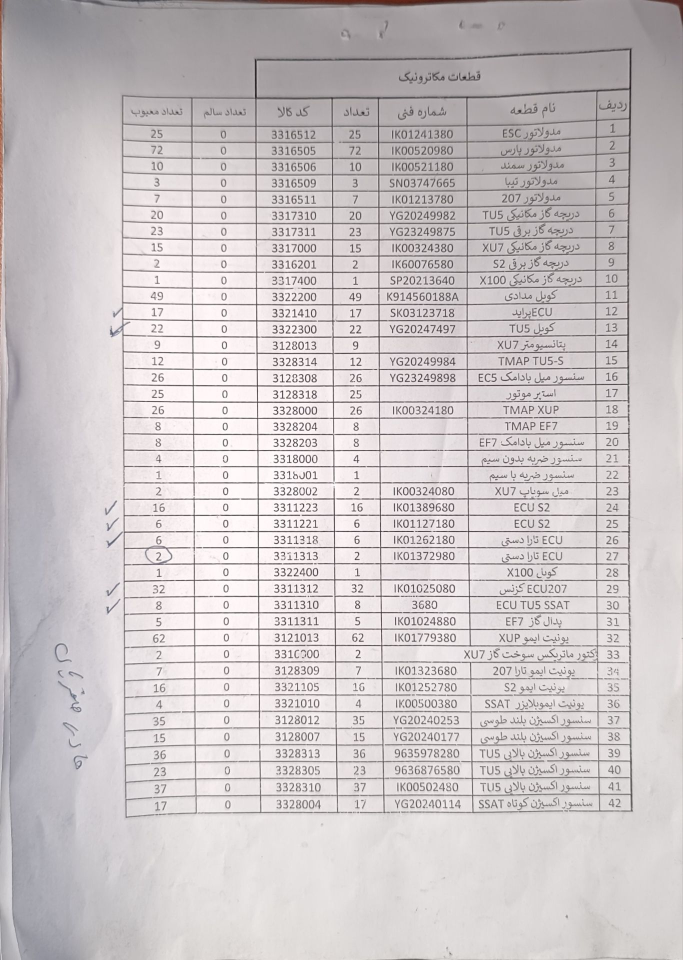
#> input picture IMG_20260909_094503.jpg, 1365 x 1920 px (shown at 1/2 size)
$ python -i orientation.py   (imports and definitions only)
#> lines starting #> are read from the running program, lines starting #| are printed output that depends on the picture; after the words box and inside, x2 and y2 are one past the last pixel; in counts of white or black regions, pixels touching at a corner belong together
### windows_app/TABDIL/util.py
# -*- coding: utf-8 -*-
"""ابزارهای عمومی: مسیرها، نرمال‌سازی متن فارسی، فونت و ..."""
import os
import sys
import re

APP_NAME = "TABDIL"
OUTPUT_FONT = "Calibri"  # طبق خواسته کاربر: همه خروجی‌ها با فونت Calibri


def app_base_dir() -> str:
    """مسیر ریشه برنامه (هم در حالت اجرای عادی، هم در حالت فایل exe ساخته‌شده با PyInstaller)."""
    if getattr(sys, "frozen", False):  # PyInstaller
        return os.path.dirname(sys.executable)
    return os.path.dirname(os.path.dirname(os.path.abspath(__file__)))


def resource_dir(relative: str) -> str:
    """مسیر فایل‌های همراه برنامه (tessdata و assets).

    در حالت exe فایل‌های add-data داخل پوشه موقت _MEIPASS قرار می‌گیرند و
    یک کپی هم کنار exe ممکن است باشد.
    """
#> called with relative = 'tessdata'
    candidates = []
    meipass = getattr(sys, "_MEIPASS", None)
    if meipass:
        candidates.append(os.path.join(meipass, relative))
    here = os.path.dirname(os.path.abspath(__file__))
    candidates.append(os.path.join(here, relative))
    base = app_base_dir()
    candidates.append(os.path.join(base, "TABDIL", relative))
    candidates.append(os.path.join(base, relative))
    for c in candidates:
        if os.path.exists(c):
            return c
    return candidates[0]


TESSDATA_DIR = resource_dir(os.path.join("tessdata"))
ASSETS_DIR = resource_dir(os.path.join("assets"))

# ارقام فارسی و عربی -> لاتین
_PERSIAN_DIGITS = "۰۱۲۳۴۵۶۷۸۹"
_ARABIC_DIGITS = "٠١٢٣٤٥٦٧٨٩"
_LATIN_DIGITS = "0123456789"
_DIGIT_TABLE = str.maketrans(_PERSIAN_DIGITS + _ARABIC_DIGITS,
                             _LATIN_DIGITS + _LATIN_DIGITS)


def to_latin_digits(text: str) -> str:
    return text.translate(_DIGIT_TABLE)


# [17 lines left out: functions normalize_persian, clean_ocr_word, not called in this run]


_NUMERIC_RE = re.compile(r"^[\w\s\.\-\:/,()\+]{1,}$", re.UNICODE)
_PERSIAN_LETTER_RE = re.compile(r"[ء-ی]")
_ANY_DIGIT_RE = re.compile(r"[0-9۰-۹٠-٩]")


# [16 lines left out: functions maybe_latinize_numeric_cell, safe_sheet_name, not called in this run]


def split_stem(filename: str) -> str:
    return os.path.splitext(os.path.basename(filename))[0]


# -------------------- Tesseract path config --------------------
# [34 lines left out: functions _config_candidates, get_saved_tesseract_path, save_tesseract_path, not called in this run]

### windows_app/TABDIL/table.py
# -*- coding: utf-8 -*-
"""تبدیل کلمه‌های تشخیص داده‌شده به جدول سطری/ستونی و یا متن پاراگرافی.

راهبرد برای جداول تایپی:
  ۱) خطوط افقی/عمودی جدول با OpenCV پیدا می‌شوند و کلمه‌ها داخل خانه‌ها جای می‌گیرند.
  ۲) اگر خط‌کشی پیدا نشد، با خوشه‌بندی مختصات y و فاصله‌های افقی ستون‌ها تخمین زده می‌شوند.
برای متون دست‌نویس/پاراگرافی کلمه‌ها فقط در سطرها چیده می‌شوند - با بهبود برای دست‌نویس فارسی.
نسخه جدید: استفاده از line_num تسرکت برای گروه‌بندی دقیق‌تر
"""
from dataclasses import dataclass, field
from bisect import bisect_left, bisect_right
import re

import cv2
import numpy as np

from .util import clean_ocr_word, maybe_latinize_numeric_cell

LATIN_RE = re.compile(r"[A-Za-z0-9]")
PERSIAN_RE = re.compile(r"[ء-ی]")


@dataclass
class Word:
    x: int
    y: int
    w: int
    h: int
    text: str
    conf: float = -1.0
    block_num: int = 0
    par_num: int = 0
    line_num: int = 0
    word_num: int = 0

    @property
    def cx(self):
        return self.x + self.w / 2.0

    @property
    def cy(self):
        return self.y + self.h / 2.0

    @property
    def x2(self):
        return self.x + self.w

    @property
    def y2(self):
        return self.y + self.h


def _group_positions(values, tolerance):
    """ادغام موقعیت‌های نزدیک به هم (مثلاً پیکسل‌های یک خط)."""
    if len(values) == 0:
        return []
    values = sorted(values)
    groups = [[values[0]]]
    for v in values[1:]:
        if v - groups[-1][-1] <= tolerance:
            groups[-1].append(v)
        else:
            groups.append([v])
    return [int(round(sum(g) / len(g))) for g in groups]


def detect_grid(gray):
    """موقعیت خطوط افقی (ys) و عمودی (xs) جدول را برمی‌گرداند - نسخه فوق‌حساس برای تصاویر روشن."""
    def _detect_single(gray_img, sensitive=False):
        h, w = gray_img.shape
        # برای تصاویر روشن، threshold حساس‌تر
        if sensitive or gray_img.mean() > 240:
            # برای تصاویر خیلی روشن، از threshold پایین‌تر
            _, inv = cv2.threshold(gray_img, 200, 255, cv2.THRESH_BINARY_INV)
            h_thresh = w * 0.15
            v_thresh = h * 0.08
            hlen = max(20, int(w * 0.20))
            vlen = max(20, int(h * 0.10))
        else:
            inv = cv2.threshold(gray_img, 0, 255, cv2.THRESH_BINARY_INV + cv2.THRESH_OTSU)[1]
            h_thresh = w * 0.30
            v_thresh = h * 0.15
            hlen = max(40, int(w * 0.40))
            vlen = max(40, int(h * 0.20))

        horizontal = cv2.morphologyEx(
            inv, cv2.MORPH_OPEN,
            cv2.getStructuringElement(cv2.MORPH_RECT, (hlen, 1)),
        )
        vertical = cv2.morphologyEx(
            inv, cv2.MORPH_OPEN,
            cv2.getStructuringElement(cv2.MORPH_RECT, (1, vlen)),
        )
        proj_h = (horizontal > 0).sum(axis=1)
        proj_v = (vertical > 0).sum(axis=0)
        y_rows = np.where(proj_h >= h_thresh)[0]
        x_cols = np.where(proj_v >= v_thresh)[0]
        ys = _group_positions(y_rows.tolist(), tolerance=12)
        xs = _group_positions(x_cols.tolist(), tolerance=12)
        def dedupe(vals, min_gap):
            out = []
            for v in vals:
                if not out or abs(v - out[-1]) > min_gap:
                    out.append(v)
            return out
        ys = dedupe(ys, 18)
        xs = dedupe(xs, 25)
        xs = _filter_by_coverage(xs, proj_v, span=h, fraction=0.60,
                                 floor=0.30, min_keep=2)
        ys = _filter_by_coverage(ys, proj_h, span=w, fraction=0.60,
                                 floor=0.35, min_keep=4)
        return xs, ys, proj_v, proj_h

    # امتحان 1: اصلی
    xs, ys, proj_v, proj_h = _detect_single(gray, sensitive=False)

    # امتحان 2: حساس برای تصاویر روشن
    if len(xs) < 3 or len(ys) < 3:
        try:
            xs2, ys2, _, _ = _detect_single(gray, sensitive=True)
            if len(xs2) + len(ys2) > len(xs) + len(ys):
                xs, ys = xs2, ys2
        except Exception:
            pass

    # امتحان 3: CLAHE
    if len(xs) < 3 or len(ys) < 3:
        try:
            clahe = cv2.createCLAHE(clipLimit=2.2, tileGridSize=(8,8))
            clahe_gray = clahe.apply(gray)
            xs2, ys2, _, _ = _detect_single(clahe_gray, sensitive=False)
            if len(xs2) + len(ys2) > len(xs) + len(ys):
                xs, ys = xs2, ys2
            # همچنین با حساس
            xs3, ys3, _, _ = _detect_single(clahe_gray, sensitive=True)
            if len(xs3) + len(ys3) > len(xs) + len(ys):
                xs, ys = xs3, ys3
        except Exception:
            pass

    # امتحان 4: binary
    if len(xs) < 3 or len(ys) < 3:
        try:
            _, binary = cv2.threshold(gray, 0, 255, cv2.THRESH_BINARY + cv2.THRESH_OTSU)
            xs3, ys3, _, _ = _detect_single(binary, sensitive=False)
            if len(xs3) + len(ys3) > len(xs) + len(ys):
                xs, ys = xs3, ys3
            xs4, ys4, _, _ = _detect_single(binary, sensitive=True)
            if len(xs4) + len(ys4) > len(xs) + len(ys):
                xs, ys = xs4, ys4
        except Exception:
            pass

    # امتحان 5: Hough برای خطوط افقی/عمودی
    if len(xs) < 2 or len(ys) < 2:
        try:
            edges = cv2.Canny(gray, 50, 150, apertureSize=3)
            lines = cv2.HoughLinesP(edges, 1, np.pi/180, threshold=100, minLineLength=gray.shape[1]*0.3, maxLineGap=20)
            if lines is not None:
                horiz_y = []
                vert_x = []
                for line in lines:
                    x1, y1, x2, y2 = line[0]
                    if abs(y2-y1) < 10 and abs(x2-x1) > gray.shape[1]*0.3:
                        horiz_y.append((y1+y2)//2)
                    elif abs(x2-x1) < 10 and abs(y2-y1) > gray.shape[0]*0.1:
                        vert_x.append((x1+x2)//2)
                if horiz_y:
                    ys_hough = _group_positions(horiz_y, tolerance=15)
                    if len(ys_hough) > len(ys):
                        ys = ys_hough
                if vert_x:
                    xs_hough = _group_positions(vert_x, tolerance=15)
                    if len(xs_hough) > len(xs):
                        xs = xs_hough
        except Exception:
            pass

    # امتحان 6: خیلی حساس برای QRQC با mean بالا - threshold پایین برای خطوط افقی
    if len(ys) < 4:
        try:
            mean_val = float(np.mean(gray))
            if mean_val > 240:  # تصویر خیلی روشن مثل QRQC
                for th in [180, 200, 220]:
                    inv = cv2.threshold(gray, th, 255, cv2.THRESH_BINARY_INV)[1]
                    for h_ratio in [0.08, 0.1, 0.12]:
                        hlen = max(20, int(gray.shape[1] * h_ratio))
                        hm = cv2.morphologyEx(inv, cv2.MORPH_OPEN,
                                              cv2.getStructuringElement(cv2.MORPH_RECT, (hlen, 1)))
                        proj_h = (hm > 0).sum(axis=1)
                        # threshold کمتر برای افقی
                        y_rows = np.where(proj_h >= gray.shape[1] * 0.08)[0]
                        if len(y_rows) > 0:
                            ys_cand = _group_positions(y_rows.tolist(), tolerance=12)
                            ys_cand = [y for y in ys_cand if 5 < y < gray.shape[0]-5]
                            # dedupe
                            ys_cand_sorted = sorted(ys_cand)
                            deduped = []
                            for v in ys_cand_sorted:
                                if not deduped or abs(v - deduped[-1]) > 15:
                                    deduped.append(v)
                            if len(deduped) > len(ys) and len(deduped) >= 4:
                                ys = deduped
                                if len(ys) >= 8:  # کافی است
                                    break
                    if len(ys) >= 8:
                        break
        except Exception:
            pass

    return xs, ys


def _filter_by_coverage(positions, proj, span, fraction=0.6,
                        floor=0.3, min_keep=2, window=7):
    if len(positions) <= min_keep:
        return positions
    cover = []
    n = len(proj)
    for p in positions:
        a, b = max(0, p - window), min(n, p + window + 1)
        cover.append(float(proj[a:b].max()) / span if span else 0.0)
    med = float(np.median(cover))
    thresh = max(floor, min(0.45, med * fraction))
    kept = [p for p, c in zip(positions, cover) if c >= thresh]
    if len(kept) < min_keep:
        order = sorted(range(len(positions)), key=lambda i: -cover[i])
        kept = sorted(positions[i] for i in order[:min_keep])
    return kept


# [425 lines left out: functions is_table_like, _grid_masks, table_crop, remove_grid_lines, _cell_text, build_table_from_grid and 4 more, not called in this run]

### windows_app/TABDIL/orientation.py
# -*- coding: utf-8 -*-
"""تشخیص خودکار جهت عکس (۰/۹۰/۱۸۰/۲۷۰ درجه).

راهبرد:
  ۱) اگر جدول خط‌کشی‌شده باشد، با تعداد پیکسل خطوط افقی، محور درست پیدا می‌شود
     (سپس برای تفکیک ۰ از ۱۸۰، یک OCR سریع روی وضوح پایین انجام می‌شود).
  ۲) اگر صفحه متنی/دست‌نویس باشد، از بخش OSD تسراکت استفاده می‌شود و در صورت
     اطمینان کم، OCR سریع روی هر چهار جهت.
"""
import cv2
import numpy as np

from .table import detect_grid, table_crop


def content_crop(gray, margin=45):
    """برش ناحیه اصلی محتوا (حذف حاشیه میز/کاغذ و لکه‌های پراکنده).

    جعبه محتوا روی نسخه کوچک‌شده (ضد نویز) پیدا و به وضوح اصلی نگاشت می‌شود.
    """
    h, w = gray.shape
    scale = min(1.0, 1100.0 / max(h, w))
    if scale < 1.0:
        small = cv2.resize(gray, None, fx=scale, fy=scale,
                           interpolation=cv2.INTER_AREA)
    else:
        small = gray
    sh, sw = small.shape
    dark = cv2.threshold(small, 0, 255,
                         cv2.THRESH_BINARY_INV + cv2.THRESH_OTSU)[1]
    # به هم چسباندن اجزای نزدیک برای پیدا کردن بزرگ‌ترین بلوک محتوا
    k = cv2.getStructuringElement(cv2.MORPH_RECT, (31, 31))
    merged = cv2.morphologyEx(dark, cv2.MORPH_CLOSE, k)
    cnts, _ = cv2.findContours(merged, cv2.RETR_EXTERNAL,
                               cv2.CHAIN_APPROX_SIMPLE)
    if not cnts:
        return gray
    c = max(cnts, key=cv2.contourArea)
    x, y, bw, bh = cv2.boundingRect(c)
    if bw * bh < 0.10 * sw * sh:  # بلوک معنادار پیدا نشد
        return gray
    inv = 1.0 / scale
    x, y = int(x * inv), int(y * inv)
    bw, bh = int(bw * inv), int(bh * inv)
    m = int(margin / scale)
    return gray[max(0, y - m):min(h, y + bh + m),
                max(0, x - m):min(w, x + bw + m)]


def _table_score(crop):
    """امتیاز «جدول راست‌بودن» جهت؛ در جهت درست، خطوط افقی (ردیف‌ها)
    باید بیش از خطوط عمودی (ستون‌ها) باشند و حداقل شبکه‌ای وجود داشته باشد."""
    xs, ys = detect_grid(crop)
    nx, ny = len(xs), len(ys)
    if ny >= 4 and nx >= 2 and ny >= nx:
        return (ny - 1) * (nx - 1)
    return 0


# [7 lines left out: function _downscale, not called in this run]


def detect_rotation_k(gray, quick_ocr_conf=None, osd_result=None):
    """(عدد k برای np.rot90، «جدول بودن سند») را برمی‌گرداند.

    quick_ocr_conf(gray) -> float         : تابع اختیاری OCR سریع
    osd_result -> (degrees, confidence)   : نتیجه OSD تسراکت (درجه ساعتگرد)
    """
    crops, tscore = [], []
    for k in range(4):
        c = content_crop(np.rot90(gray, k))
        crops.append(c)
        tscore.append(_table_score(c))
#> this loop made 4 passes
#> (bw in content_crop, bh in content_crop, nx in _table_score, ny in _table_score) on passes 1 to 4: (1364, 1920, 5, 26), (1920, 1364, 37, 9), (1364, 1920, 6, 26), (1920, 1364, 37, 9)
#> pass 1, in content_crop, `small = cv2.resize(gray, None, fx=scale, fy=scale, interpolation=cv2.I..`:
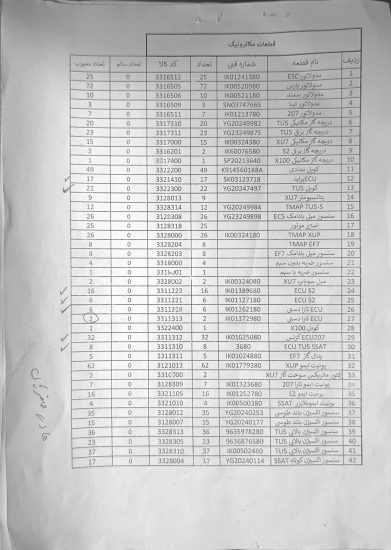
#> small: shape (1100, 782) (shown at 1/2 size); min 35, max 255, mean 199.5
#> pass 1, in content_crop, `dark = cv2.threshold(small, 0, 255, cv2.THRESH_BINARY_INV + cv2.THRESH..`:
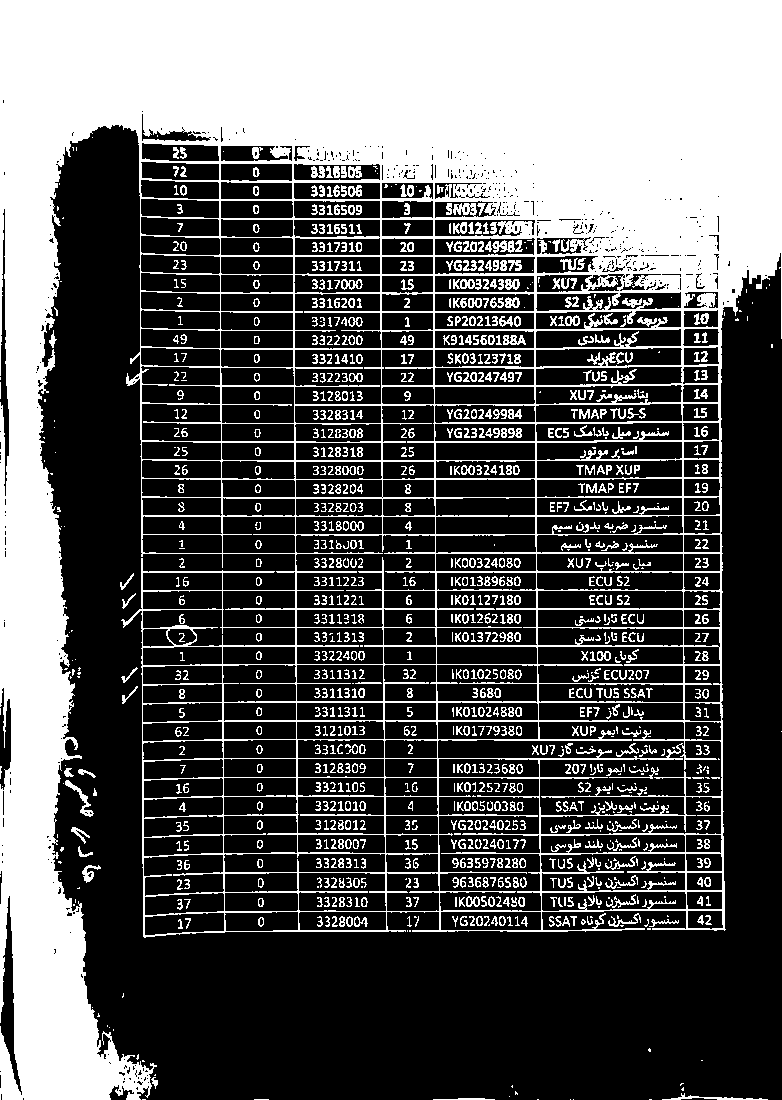
#> dark: shape (1100, 782); 35.2% white; 1250 white regions (323 under 20 px), largest, box (x1, y1, x2, y2) and area: (0, 0, 782, 1100) 265474, (492, 240, 523, 253) 235, (65, 780, 94, 817) 231
#> pass 1, in content_crop, `merged = cv2.morphologyEx(dark, cv2.MORPH_CLOSE, k)`:
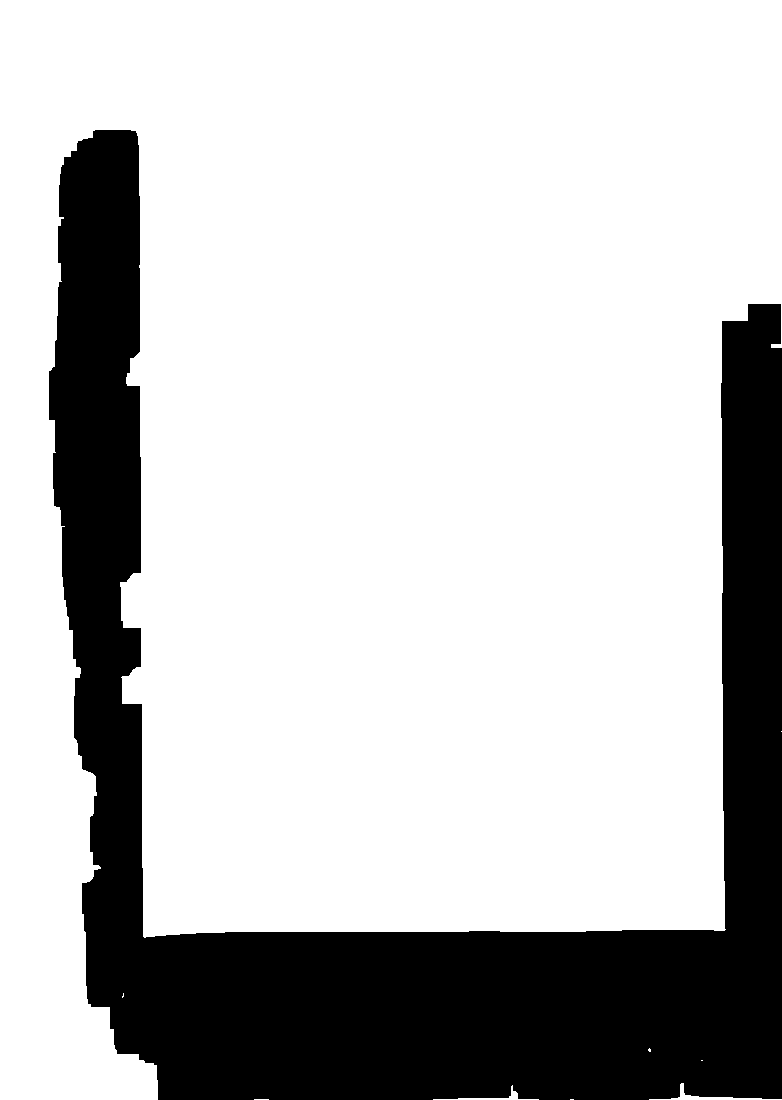
#> merged: shape (1100, 782); 76.2% white; 1 black region, box (x1, y1, x2, y2) and area: (49, 130, 782, 1100) 204843
#> pass 1, in _detect_single, `inv = cv2.threshold(gray_img, 0, 255, cv2.THRESH_BINARY_INV + cv2.THRE..`:
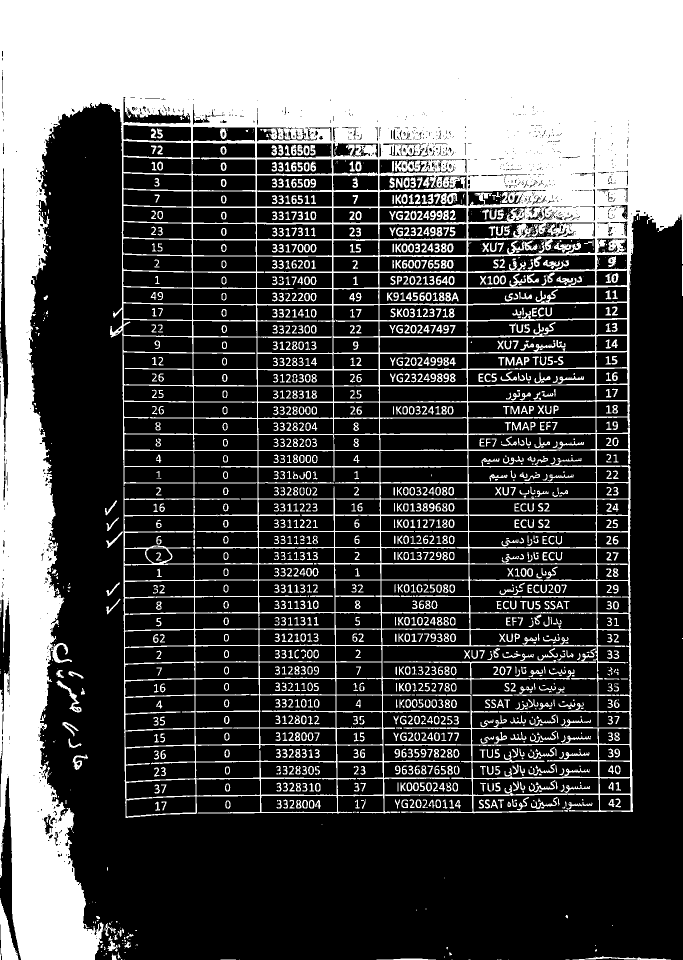
#> inv: shape (1920, 1365) (shown at 1/2 size); 32.2% white; 1772 white regions (575 under 20 px), largest, box (x1, y1, x2, y2) and area: (0, 0, 1365, 1920) 730573, (0, 1796, 37, 1920) 2177, (790, 321, 842, 344) 784
#> after the loop:
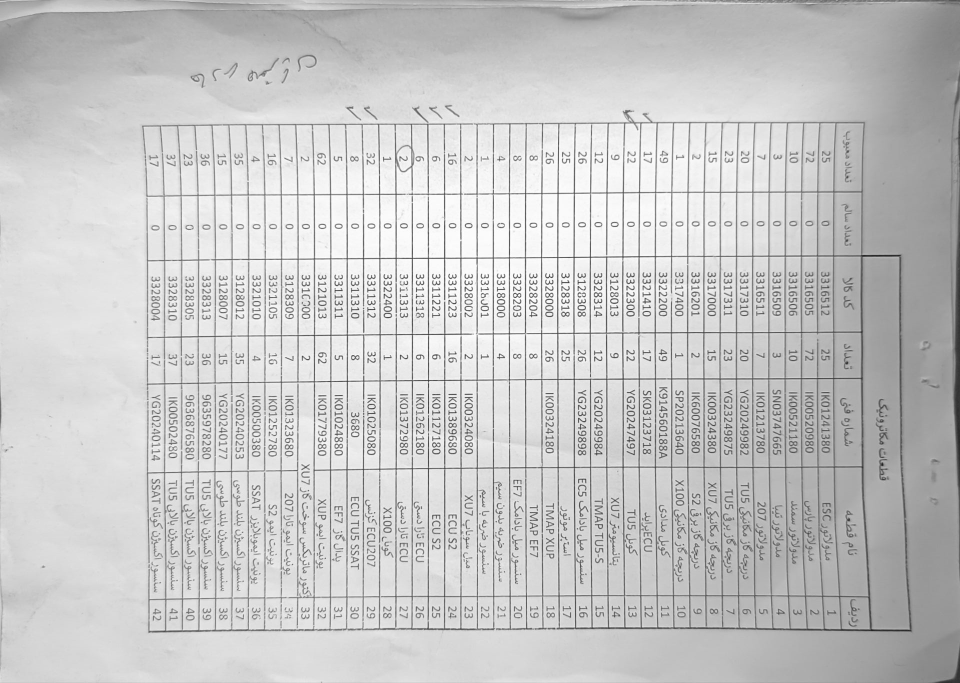
#> c: shape (1365, 1920) (shown at 1/2 size); min 14, max 255, mean 199.5
#> after the loop, crops = 4 items; tscore = [100, 0, 125, 0]

    pair_portrait = max(tscore[0], tscore[2])  # جهت‌های ۰ و ۱۸۰
#> pair_portrait = 125
    pair_landscape = max(tscore[1], tscore[3])  # جهت‌های ۹۰ و ۲۷۰
#> pair_landscape = 0
    if max(pair_portrait, pair_landscape) > 0:
        candidates = [0, 2] if pair_portrait >= pair_landscape else [1, 3]
#> candidates = [0, 2]
        if quick_ocr_conf is None:
            return candidates[0], True
        scores = {k: quick_ocr_conf(crops[k]) for k in candidates}
        return max(candidates, key=lambda k: scores[k]), True

    # صفحه متنی/دست‌نویس بدون خطوط جدول
    if osd_result is not None:
        deg, conf = osd_result
        if deg is not None and (conf is None or conf >= 1.5):
            deg_to_k = {0: 0, 90: 3, 180: 2, 270: 1}
            k = deg_to_k.get((int(deg) // 90 * 90) % 360)
            if k is not None:
                return k, False
    if quick_ocr_conf is not None:
        scores = [quick_ocr_conf(_downscale(c)) for c in crops]
        return int(np.argmax(scores)), False
    return 0, False


# [14 lines left out: function upright, not called in this run]

>>> import cv2
>>> picture = cv2.imread('../../IMG_20260909_094503.jpg', cv2.IMREAD_GRAYSCALE)
>>> result = detect_rotation_k(picture)
#> result = (0, True)
